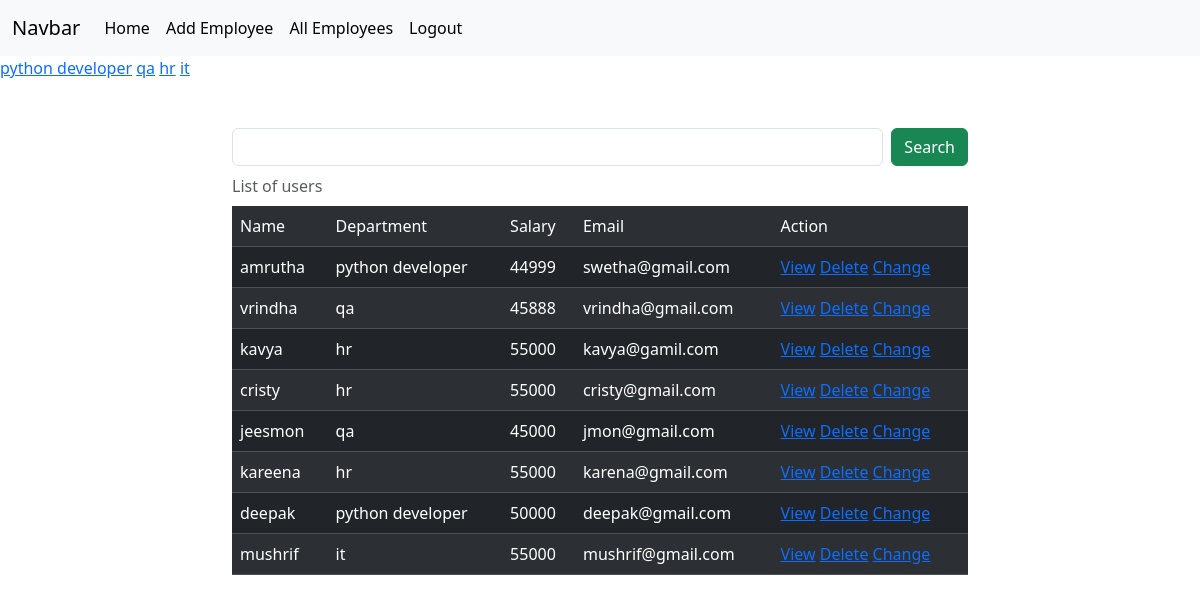
/employees/all (signed in), run on the app's committed database.
### crm/models.py (models this page shows, shortened)
class Employees(models.Model):
    name=models.CharField(max_length=100)
    department=models.CharField(max_length=100)
    salary=models.PositiveBigIntegerField()
    email=models.EmailField(unique=True)
    age=models.PositiveIntegerField()
    contact=models.CharField( max_length=20,null=True)
    profile_picture=models.ImageField(upload_to="images",null=True,blank=True)
    dob=models.DateField(null=True,blank=True)

### crm/views.py (the view, shortened to what this page needs)
# urls.py: path('employees/all',views.EmployeeslistView.as_view(),name="emp-list"),
@method_decorator(signin_required,name="dispatch")
class EmployeeslistView(View):
    def get(self,request,*args, **kwargs):
      if request.user.is_authenticated:
        qs=Employees.objects.all()
        department=Employees.objects.all().values_list("department",flat=True).distinct()
        print(department)
        if "department" in request.GET:
                  dept=request.GET.get("department")
                  qs=qs.filter(department__iexact=dept)
        return render(request,"list.html",{"data":qs,"department":department})
      else:
               messages.error(request,"invalid session")
               return redirect("signin")

### crm/views.py (called while the page is built)
def signin_required(fn):
    def wrapper(request,*args, **kwargs):
        if not request.user.is_authenticated:
            messages.error(request,"invalid session")
            return redirect("signin")
        else:
            return fn(request,*args, **kwargs)
    return wrapper

### crm/templates/list.html (shortened to what this page needs)
{%extends 'base.html'%}
{%block body_block%}
<div>
  {%for dep in department%}
  <a href="{%url 'emp-list'%}?department={{dep}}">{{dep}}</a>
  {%endfor%}
</div>
<div class="container mt-5">
  <div class="row">
    <div class="col-2"></div>
    <div class="col-8">
       <form action="" method="post">
      <div class="d-flex">
        <input type="text" name="box" class="form-control me-2">
        <button type="submit" class="btn btn-success">Search</button>
      </div>
       </form>
    </div>
    <div class="col-2"></div>
  </div>
</div>
    <div class="container">
      <div class="row">
        <div class="col-2">
        </div>
        <div class="col-8">
          <table class="table table-dark table-striped caption-top">
            <caption>List of users</caption>
            <tr>
              <td>Name</td>
              <td>Department</td>
              <td>Salary</td>
              <td>Email</td>
              <td>Action</td>
            </tr>
            {%for emp in data%}
            <tr>
              <td>{{emp.name}}</td>
              <td>{{emp.department}}</td>
              <td>{{emp.salary}}</td>
              <td>{{emp.email}}</td>
              <td>
                <a href="{%url 'emp-detail' emp.id%}">View</a>
                <a href="{%url 'emp-delete' emp.id%}">Delete</a>
                <a href="{%url 'emp-edit' emp.id%}">Change</a>
              </td>
            </tr>
            {%endfor%}
          </table>
        </div>
        <div class="col-2"></div>
      </div>
    </div>
{%endblock%}

### crm/templates/base.html (shortened to what this page needs)
<!DOCTYPE html>
<html lang="en">
<head>
    <link href="https://cdn.jsdelivr.net/npm/bootstrap@5.3.2/dist/css/bootstrap.min.css" rel="stylesheet">
</head>
<body>
    <nav class="navbar navbar-expand-lg bg-light">
        <div class="container-fluid">
          <a class="navbar-brand" href="#">Navbar</a>
          <div class="collapse navbar-collapse" id="navbarSupportedContent">
            <ul class="navbar-nav me-auto mb-2 mb-lg-0">
              <li class="nav-item">
                <a class="nav-link active" aria-current="page" href="#">Home</a>
              </li>
              <li class="nav-item">
                <a class="nav-link active" aria-current="page" href="{%url 'emp-add'%}">Add Employee</a>
              </li>
              <li class="nav-item">
                <a class="nav-link active" aria-current="page" href="{%url 'emp-list'%}">All Employees</a>
              </li>
              <li class="nav-item">
                <a class="nav-link active" aria-current="page" href="{%url 'signout'%}">Logout</a>
              </li>
          </div>
        </div>
      </nav>
 {%block body_block%}
  {%endblock%}
</body>
</html>

### data on the page
Employees: name "amrutha", department "python developer", salary "44999", email "swetha@gmail.com"
Employees: name "vrindha", department "qa", salary "45888", email "vrindha@gmail.com"
Employees: name "kavya", department "hr", salary "55000", email "kavya@gamil.com"
Employees: name "cristy", department "hr", salary "55000", email "cristy@gmail.com"
Employees: name "jeesmon", department "qa", salary "45000", email "jmon@gmail.com"
Employees: name "kareena", department "hr", salary "55000", email "karena@gmail.com"
Employees: name "deepak", department "python developer", salary "50000", email "deepak@gmail.com"
Employees: name "mushrif", department "it", salary "55000", email "mushrif@gmail.com"

### other printed values
{{ dep }} "python developer" "qa" "hr" "it"
